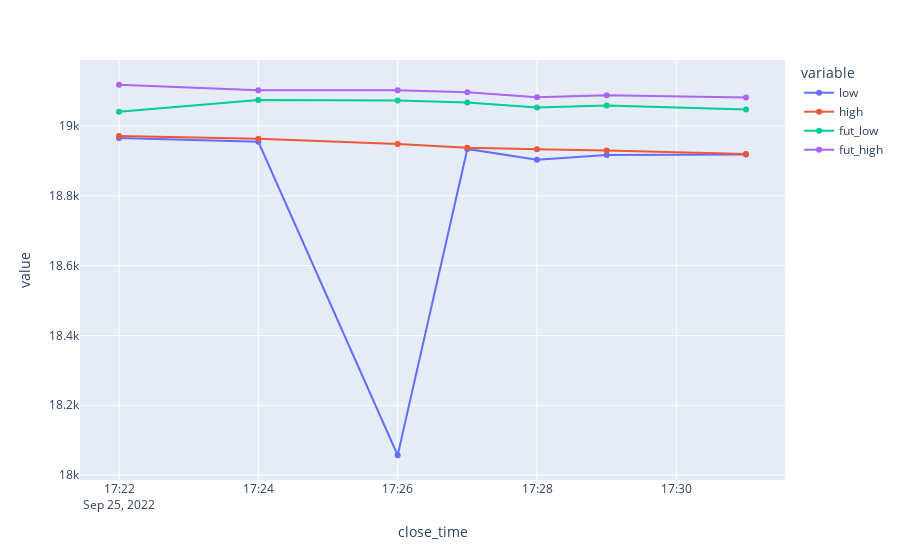

The code cell stored with this chart in its notebook:
### Markdown cell above
## Predicted and actual low/high

### Code cell
import os
import glob
import pandas as pd
from datetime import timedelta,date
import matplotlib.pyplot as plt
import plotly.express as px

def read_predictions(start_date_inc, end_date_inc):
    """ Read days from start to end from local predictions history"""
    symbol="BTCUSDT"    
    data_dir=f"./../model-dev/PredictLowHighStrategy/Xy"
    print(f"start date:{start_date_inc}, end date:{end_date_inc}, all inclusive")
    df = pd.DataFrame()
    candles_list=[]
    for n in range(int ((end_date_inc - start_date_inc).days)+1):
        cur_date = start_date_inc + timedelta(n)    
        candles_path=f"{data_dir}/{cur_date}_{symbol}_candles.csv"     
        if not os.path.exists(candles_path): continue
        #print(f"Read {cur_date} candles from {csv_path}")
        cur_candles=pd.read_csv(candles_path,index_col="close_time")
        candles_list.append(cur_candles)
    df = pd.concat(candles_list)
    return df


# Read candles for last 3 days
last_date=orders.index.max().date()
first_date=last_date - timedelta(days=0)

df = read_predictions(first_date, last_date)
px.line(df[["low","high","fut_low","fut_high"]], markers=True)

### Figure 1 — Plotly figure (JSON) as saved in the notebook; plotly's stock layout.template omitted (floating-point values rounded to 4 significant figures)
{"data": [{"hovertemplate": "variable=low<br>close_time=%{x}<br>value=%{y}<extra></extra>", "legendgroup": "low", "line": {"color": "#636efa", "dash": "solid"}, "marker": {"symbol": "circle"}, "mode": "lines+markers", "name": "low", "orientation": "v", "showlegend": true, "type": "scatter", "x": ["2022-09-25 17:21:59.999", "2022-09-25 17:23:59.999", "2022-09-25 17:25:59.999", "2022-09-25 17:26:59.999", "2022-09-25 17:27:59.999", "2022-09-25 17:28:59.999", "2022-09-25 17:30:59.999"], "xaxis": "x", "y": [18970.0, 18950.0, 18060.0, 18930.0, 18900.0, 18920.0, 18920.0], "yaxis": "y"}, {"hovertemplate": "variable=high<br>close_time=%{x}<br>value=%{y}<extra></extra>", "legendgroup": "high", "line": {"color": "#EF553B", "dash": "solid"}, "marker": {"symbol": "circle"}, "mode": "lines+markers", "name": "high", "orientation": "v", "showlegend": true, "type": "scatter", "x": ["2022-09-25 17:21:59.999", "2022-09-25 17:23:59.999", "2022-09-25 17:25:59.999", "2022-09-25 17:26:59.999", "2022-09-25 17:27:59.999", "2022-09-25 17:28:59.999", "2022-09-25 17:30:59.999"], "xaxis": "x", "y": [18970.0, 18960.0, 18950.0, 18940.0, 18930.0, 18930.0, 18920.0], "yaxis": "y"}, {"hovertemplate": "variable=fut_low<br>close_time=%{x}<br>value=%{y}<extra></extra>", "legendgroup": "fut_low", "line": {"color": "#00cc96", "dash": "solid"}, "marker": {"symbol": "circle"}, "mode": "lines+markers", "name": "fut_low", "orientation": "v", "showlegend": true, "type": "scatter", "x": ["2022-09-25 17:21:59.999", "2022-09-25 17:23:59.999", "2022-09-25 17:25:59.999", "2022-09-25 17:26:59.999", "2022-09-25 17:27:59.999", "2022-09-25 17:28:59.999", "2022-09-25 17:30:59.999"], "xaxis": "x", "y": [19040.0, 19070.0, 19070.0, 19070.0, 19050.0, 19060.0, 19050.0], "yaxis": "y"}, {"hovertemplate": "variable=fut_high<br>close_time=%{x}<br>value=%{y}<extra></extra>", "legendgroup": "fut_high", "line": {"color": "#ab63fa", "dash": "solid"}, "marker": {"symbol": "circle"}, "mode": "lines+markers", "name": "fut_high", "orientation": "v", "showlegend": true, "type": "scatter", "x": ["2022-09-25 17:21:59.999", "2022-09-25 17:23:59.999", "2022-09-25 17:25:59.999", "2022-09-25 17:26:59.999", "2022-09-25 17:27:59.999", "2022-09-25 17:28:59.999", "2022-09-25 17:30:59.999"], "xaxis": "x", "y": [19120.0, 19100.0, 19100.0, 19100.0, 19080.0, 19090.0, 19080.0], "yaxis": "y"}], "layout": {"legend": {"title": {"text": "variable"}, "tracegroupgap": 0}, "margin": {"t": 60}, "xaxis": {"anchor": "y", "domain": [0, 1], "title": {"text": "close_time"}}, "yaxis": {"anchor": "x", "domain": [0, 1], "title": {"text": "value"}}}}
